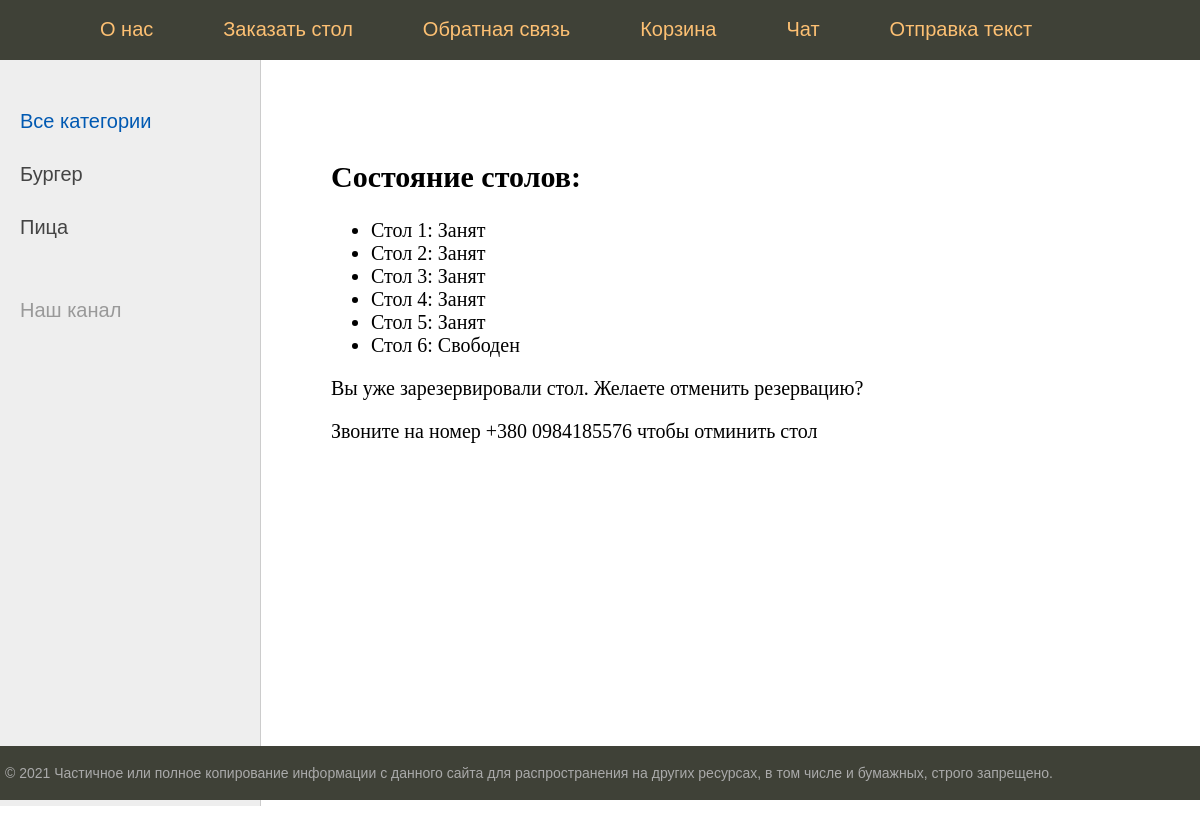
Before: /book_table/ (signed in) with the older database file.
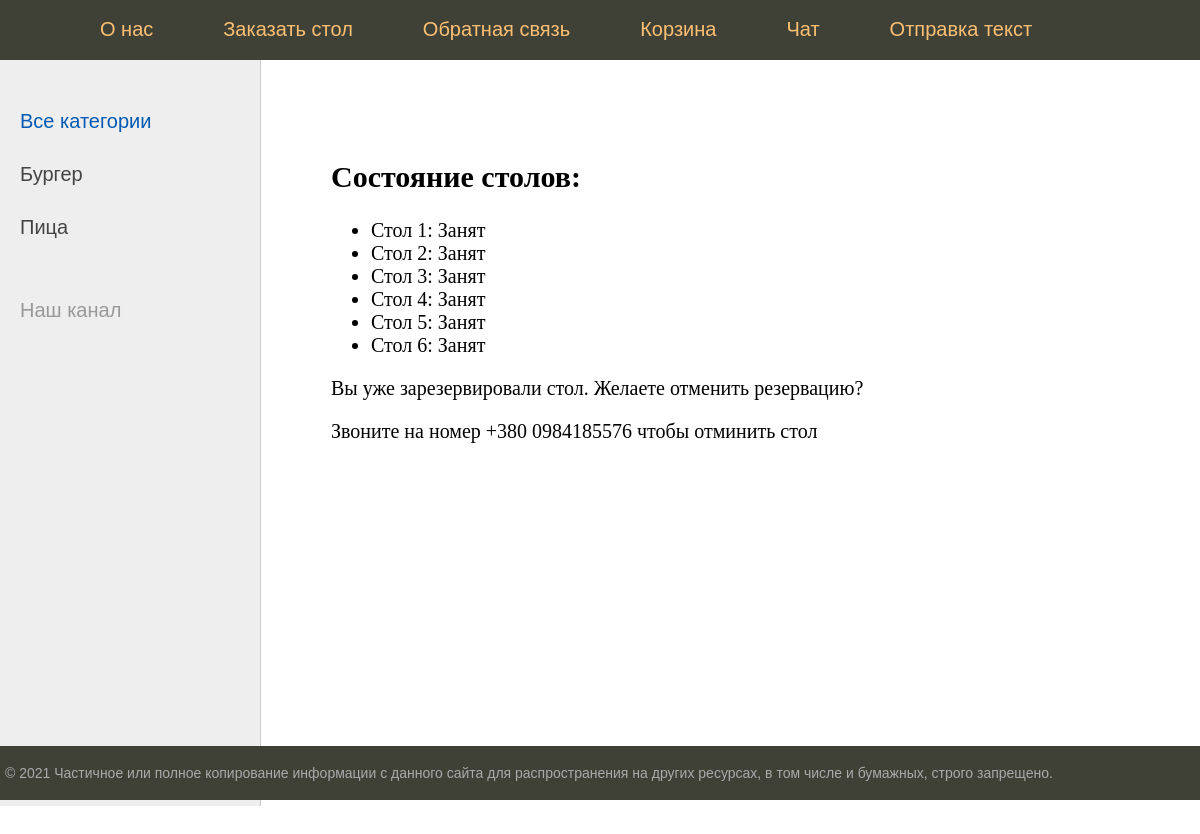
After: the same page with the newer database file.
### core/models.py (models this page shows, shortened)
class BookTable(models.Model):
    table = models.CharField(max_length=100, db_index=True, null=True, verbose_name="Стол")
    user_book = models.ForeignKey(User, null=True, verbose_name='Клиент', on_delete=models.CASCADE)
    is_busy = models.BooleanField(default=True, verbose_name="Занятый стол")
    class Meta:
        verbose_name = "Зарезервировать стол"
        verbose_name_plural = "Зарезервировать столы"
        ordering = ['table']

### core/views.py (the view, shortened to what this page needs)
# urls.py: path('book_table/', BookTableList.as_view(), name='book_table'),
class BookTableList(LoginRequiredMixin, DataMixin, UpdateTableMixin, CreateView):
    model = BookTable
    form_class = BookTableForm
    template_name = 'core/book_table.html'
    context_object_name = 'table_status'
    success_url = reverse_lazy('home')
    def get_queryset(self):
        return BookTable.objects.all()
    def user_has_reservation(self):
        return BookTable.objects.filter(user_book=self.request.user).exists()
    def get_context_data(self, *, object_list=None, **kwargs):
        context = super().get_context_data(**kwargs)
        c_def = self.get_user_context(title="Забронирувать стол")
        context['table_status'] = self.get_queryset()
        context['user'] = self.request.user
        context['user_has_reservation'] = self.user_has_reservation()
        return context | c_def

### core/models.py (called while the page is built)
    def get_absolute_url(self):
        return reverse('category', kwargs={'cat_id': self.pk})

### core/utils.py (called while the page is built)
    def get_user_context(self, **kwargs):
        context = kwargs
        cats = cache.get("cats")
        if not cats:
            cats = Category.objects.all()
            cache.set("cats", cats, 15)
        user_menu = menu.copy()
        if not self.request.user.is_authenticated:
            user_menu.pop(1)
        context['menu'] = user_menu
        context['cats'] = cats
        if 'cat_selected' not in context:
            context['cat_selected'] = 0
        return context

### core/templates/core/book_table.html
{% extends 'core/base.html' %}
{% block content %}
  <h2>Состояние столов:</h2>
  <ul>
    {% for t in table_status %}
      <li>
        {{ t.table }}: {% if t.is_busy %} Занят{% else %} Свободен{% endif %}
      </li>
    {% endfor %}
  </ul>
  {% if user_has_reservation %}
  <p>Вы уже зарезервировали стол. Желаете отменить резервацию?</p>
  <p>Звоните на номер +380 0984185576 чтобы отминить стол</p>
  {% else %}
    <form method="post">
      {% csrf_token %}
      {{ form.as_p }}
      <button type="submit">Зарезервировать стол</button>
    </form>
  {% endif %}
{% endblock %}

Changed rows visible on the page:
changed BookTable "Стол 6": is_busy "Свободен" → "Занят"
